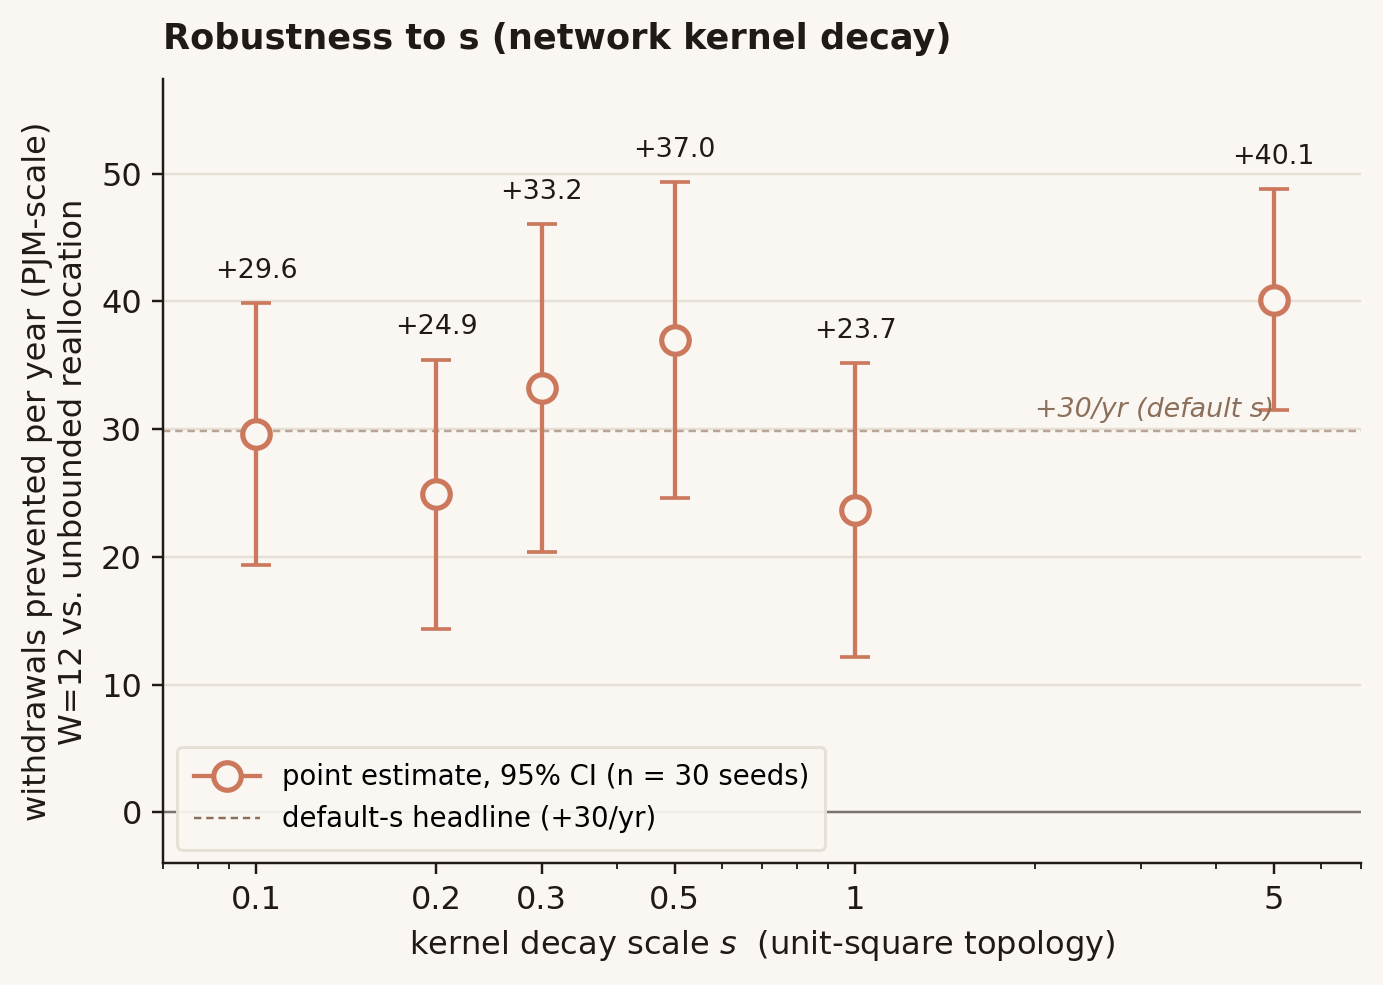

Write Python code to recreate this figure.
"""Figure 5: Kernel-scale sensitivity — does the W=12 cluster-bound headline
survive varying `network_distance_scale` s?

Six points (s ∈ {0.1, 0.2, 0.3, 0.5, 1.0, 5.0}) with 95% CI bars; log x-axis
since s spans 50×. Horizontal references at zero and the +30/yr default
headline.

Reads:  ABM/full_abm/output/kernel_sensitivity_summary.csv
Writes: paper_figures/fig5_kernel_sensitivity.{pdf,png}
"""
from __future__ import annotations
import os
import numpy as np
import pandas as pd
import matplotlib.pyplot as plt
from matplotlib.lines import Line2D

ROOT = os.path.dirname(os.path.dirname(os.path.abspath(__file__)))
KSCALE_CSV = os.path.join(ROOT, "ABM/full_abm/output/kernel_sensitivity_summary.csv")
OUT_PDF = os.path.join(ROOT, "paper_figures/fig5_kernel_sensitivity.pdf")
OUT_PNG = os.path.join(ROOT, "paper_figures/fig5_kernel_sensitivity.png")

CREAM = "#FAF7F2"
INK   = "#1F1A17"
GRID  = "#E6DFD5"
CORAL = "#CC785C"
BROWN = "#8C6F5A"
HEADLINE = 29.85   # W=12 default-α / default-s headline (+30/yr PJM)


def main():
    df = pd.read_csv(KSCALE_CSV).sort_values("scale").reset_index(drop=True)

    plt.rcParams.update({
        "font.family": "DejaVu Sans",
        "font.size": 10.5,
        "axes.edgecolor": INK,
        "axes.labelcolor": INK,
        "xtick.color": INK,
        "ytick.color": INK,
        "axes.linewidth": 0.8,
        "axes.spines.top": False,
        "axes.spines.right": False,
    })

    fig, ax = plt.subplots(figsize=(6.4, 4.6))
    fig.patch.set_facecolor(CREAM)
    ax.set_facecolor(CREAM)
    ax.yaxis.grid(True, color=GRID, linewidth=0.8, zorder=0)
    ax.set_axisbelow(True)

    # Reference lines
    ax.axhline(0.0, color=INK, linewidth=0.8, alpha=0.55, zorder=1)
    ax.axhline(HEADLINE, color=BROWN, linewidth=0.8, alpha=0.6,
               linestyle=(0, (3, 2)), zorder=1)

    s = df["scale"].to_numpy()
    y = df["prev_per_year_pjm"].to_numpy()
    se = df["prev_per_year_pjm_se"].to_numpy()
    yerr = 1.96 * se

    ax.errorbar(s, y, yerr=yerr, fmt="none", ecolor=CORAL,
                elinewidth=1.4, capsize=5, capthick=1.2, zorder=3)
    ax.plot(s, y, linestyle="none",
            marker="o", markersize=9,
            markerfacecolor=CREAM, markeredgecolor=CORAL,
            markeredgewidth=1.7, zorder=4)

    ax.text(5.0, HEADLINE + 0.6, f"+{HEADLINE:.0f}/yr (default s)",
            fontsize=8.8, color=BROWN, ha="right", va="bottom",
            style="italic")

    for si, yi, yse in zip(s, y, se):
        ax.text(si, yi + 1.96 * yse + 1.5,
                f"+{yi:.1f}", ha="center", va="bottom",
                fontsize=8.8, color=INK)

    ax.set_xscale("log")
    ax.set_xticks(s)
    ax.set_xticklabels([f"{si:g}" for si in s])
    ax.set_xlim(0.07, 7.0)
    ax.set_xlabel(r"kernel decay scale $s$  (unit-square topology)",
                  fontsize=10.5, color=INK)
    ax.set_ylabel("withdrawals prevented per year (PJM-scale)\n"
                  "W=12 vs. unbounded reallocation",
                  fontsize=10.5, color=INK)
    y_lo = min(0, (y - yerr).min()) - 4
    y_hi = (y + yerr).max() + 8
    ax.set_ylim(y_lo, y_hi)

    legend_handles = [
        Line2D([0], [0], color=CORAL, lw=1.4, marker="o", markersize=9,
               markerfacecolor=CREAM, markeredgecolor=CORAL,
               markeredgewidth=1.7,
               label="point estimate, 95% CI (n = 30 seeds)"),
        Line2D([0], [0], color=BROWN, lw=0.8, linestyle=(0, (3, 2)),
               label="default-s headline (+30/yr)"),
    ]
    leg = ax.legend(handles=legend_handles, loc="lower left",
                    frameon=True, framealpha=0.95,
                    edgecolor=GRID, fontsize=9, handlelength=2.4,
                    borderpad=0.6)
    leg.get_frame().set_facecolor(CREAM)

    ax.set_title("Robustness to s (network kernel decay)",
                 fontsize=11.5, color=INK, loc="left", pad=10, weight="bold")

    fig.tight_layout()
    fig.savefig(OUT_PDF, facecolor=CREAM, bbox_inches="tight")
    fig.savefig(OUT_PNG, facecolor=CREAM, dpi=220, bbox_inches="tight")
    print(f"wrote {OUT_PDF}")
    print(f"wrote {OUT_PNG}")


if __name__ == "__main__":
    main()
